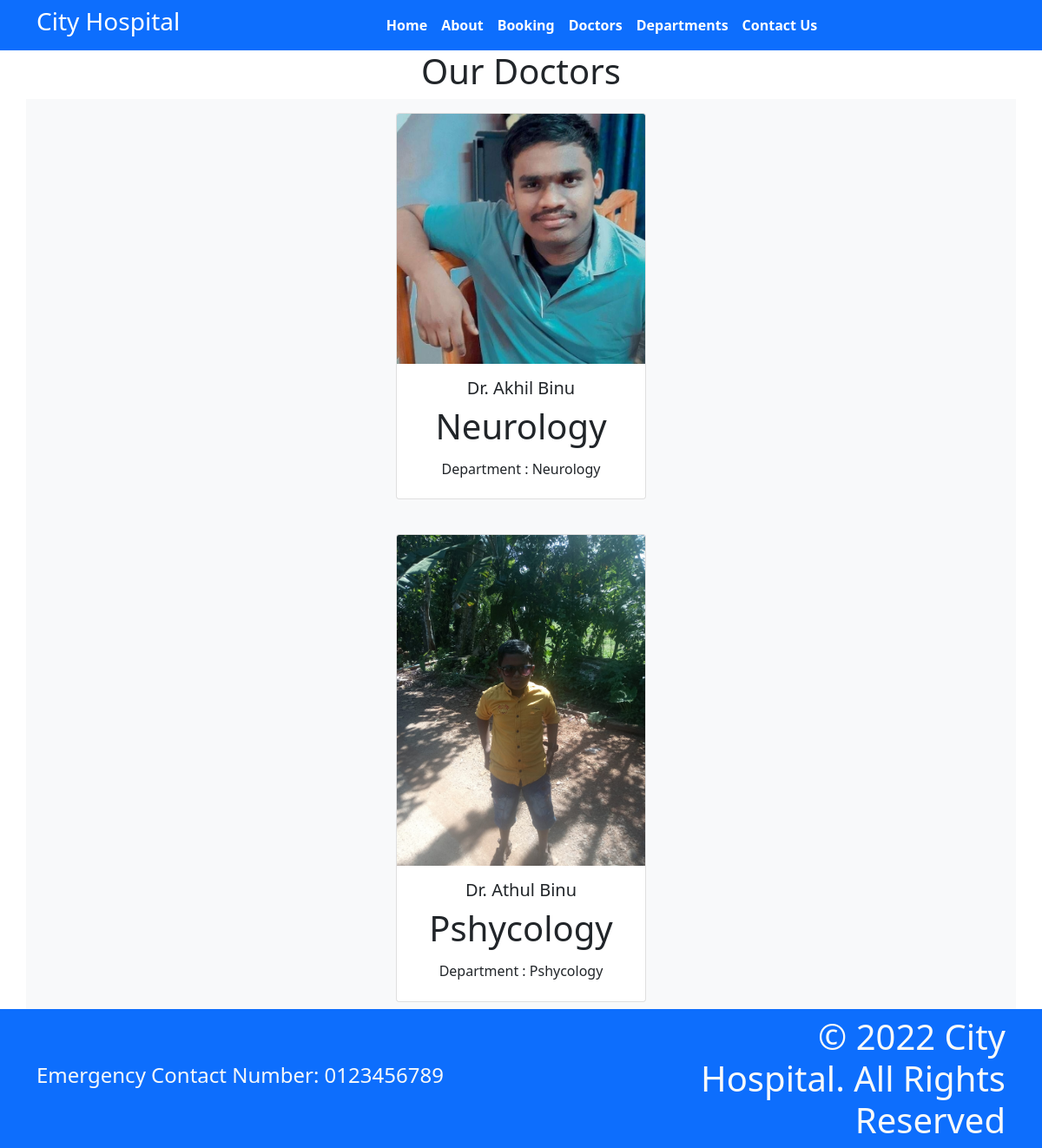
Page /doctors on the earlier database version.
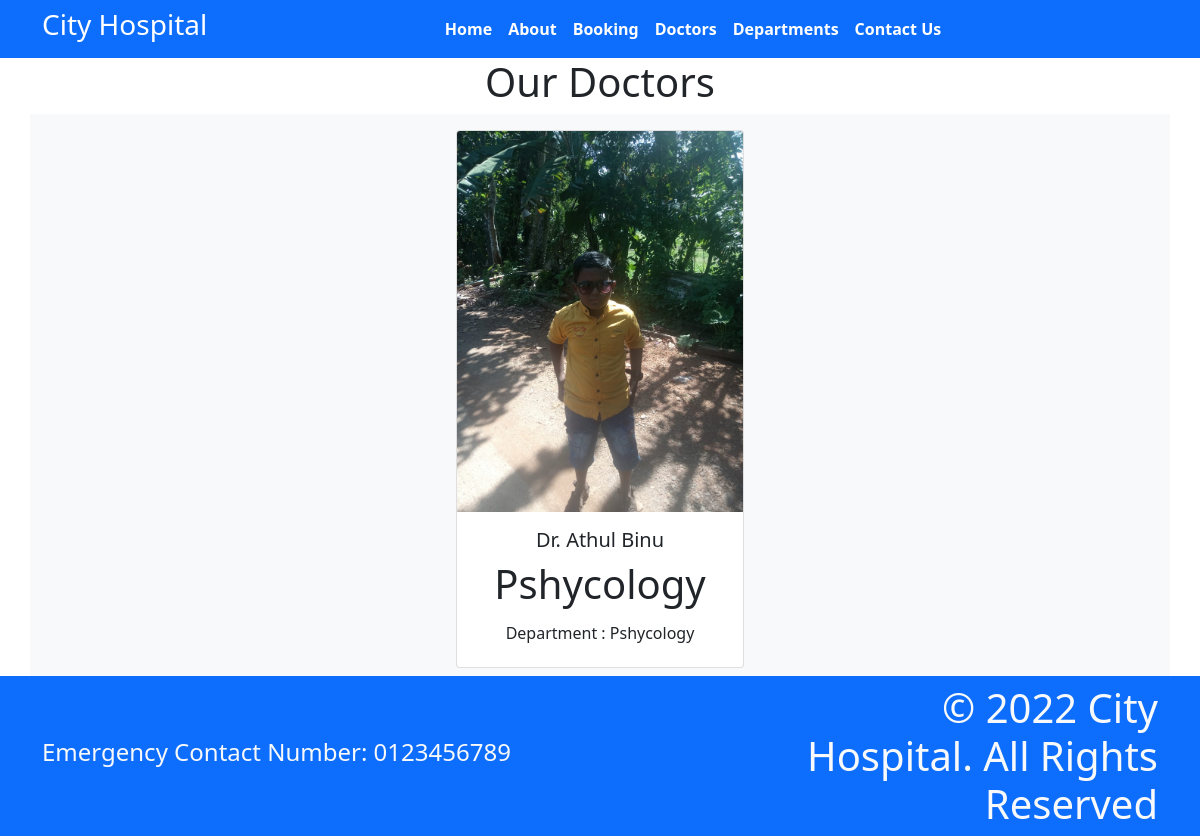
Same page on the later database version.
### home/models.py (models this page shows, shortened)
class Doctors(models.Model):
    doc_name = models.CharField(max_length=200)
    doc_spec = models.CharField(max_length= 200)
    dep_name = models.ForeignKey(Departments, on_delete=models.CASCADE)
    doc_image = models.ImageField(upload_to='doctors')

class Departments(models.Model):
    dep_name = models.CharField(max_length=100)
    dep_description = models.TextField()
    def __str__(self):
        return self.dep_name

### home/views.py (the view)
# urls.py: path("doctors",views.doctors, name='doctors' ),
def doctors(request):
    dict_doc = {
              'doctor' : Doctors.objects.all()
    }
    return render(request, 'doctors.html', dict_doc)

### templates/doctors.html (shortened to what this page needs)
{% extends "base.html" %}
{%block content%} <h1 class = "text-center "> Our Doctors <h1>
<div class="container text-center bg-light">
{% for d in doctor %}
<div class="card text-center mx-3 my-3" style="width: 18rem; display:inline-block">
  <img class="card-img-top" src="{{d.doc_image.url}}" alt="Card image cap">
  <div class="card-body">
    <h5 class="card-title"> Dr. {{d.doc_name}}</h5>
    <p class="card-text">{{d.doc_spec}}</p>
    <h6>Department : {{d.dep_name}}</h6>
  </div>
</div>
{%endfor%}
</div>
<br>
<br>
<br>
{%endblock%}

Differences in the rows shown:
removed Doctors: doc_image (picture), doc_name "Akhil Binu", doc_spec "Neurology", dep_name "Neurology"
